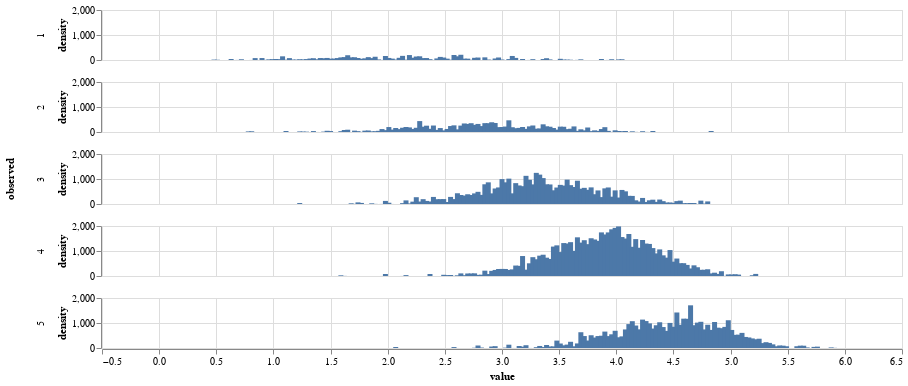

Notebook code for this chart:
### Code cell
fit_vs_obs = pd.concat([
    Rhatbig.rename(columns={'rating':'fit'}),
    Rbig.rename(columns={'rating':'observed'}),
], axis=1).stack().dropna().reset_index()[['fit','observed']]

fit_vs_obs = fit_vs_obs.iloc[np.random.choice(len(fit_vs_obs), 5000)]

alt.Chart(fit_vs_obs).transform_density(
    counts = True,
    density='fit',
    bandwidth=0.01,
    groupby=['observed'],
    extent= [0, 6]
).mark_bar().encode(
    alt.X('value:Q'),
    alt.Y('density:Q'),
    alt.Row('observed:N')
).properties(width=800, height=50)

### Figure 1 — Vega-Lite specification as saved in the notebook (floating-point values rounded to 4 significant figures; data arrays with more than 128 entries replaced by an {"elided": "..."} marker saying what was removed)
{"config": {"view": {"continuousWidth": 400, "continuousHeight": 300}}, "data": {"name": "data-2981a30fecc57c9ea7dd89d6457a64b5"}, "mark": "bar", "encoding": {"row": {"type": "nominal", "field": "observed"}, "x": {"type": "quantitative", "field": "value"}, "y": {"type": "quantitative", "field": "density"}}, "height": 50, "transform": [{"density": "fit", "bandwidth": 0.01, "counts": true, "extent": [0, 6], "groupby": ["observed"]}], "width": 800, "$schema": "https://vega.github.io/schema/vega-lite/v4.8.1.json", "datasets": {"data-2981a30fecc57c9ea7dd89d6457a64b5": {"elided": "5000 records"}}}
